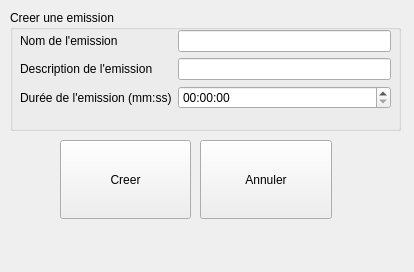
<?xml version="1.0" encoding="UTF-8"?>
<ui version="4.0">
 <class>Dialog</class>
 <widget class="QDialog" name="Dialog">
  <property name="geometry">
   <rect>
    <x>0</x>
    <y>0</y>
    <width>414</width>
    <height>272</height>
   </rect>
  </property>
  <property name="windowTitle">
   <string>Dialog</string>
  </property>
  <widget class="QGroupBox" name="groupBox">
   <property name="geometry">
    <rect>
     <x>10</x>
     <y>10</y>
     <width>391</width>
     <height>121</height>
    </rect>
   </property>
   <property name="title">
    <string>Creer une emission</string>
   </property>
   <widget class="QWidget" name="formLayoutWidget">
    <property name="geometry">
     <rect>
      <x>10</x>
      <y>20</y>
      <width>371</width>
      <height>91</height>
     </rect>
    </property>
    <layout class="QFormLayout" name="formLayout">
     <item row="0" column="0">
      <widget class="QLabel" name="nomDeLEmissionLabel">
       <property name="text">
        <string>Nom de l'emission</string>
       </property>
      </widget>
     </item>
     <item row="0" column="1">
      <widget class="QLineEdit" name="show_name"/>
     </item>
     <item row="1" column="0">
      <widget class="QLabel" name="descriptionDeLEmissionLabel">
       <property name="text">
        <string>Description de l'emission</string>
       </property>
      </widget>
     </item>
     <item row="1" column="1">
      <widget class="QLineEdit" name="show_description"/>
     </item>
     <item row="2" column="0">
      <widget class="QLabel" name="durEDeLEmissionMmSsLabel">
       <property name="text">
        <string>Durée de l'emission (mm:ss)</string>
       </property>
      </widget>
     </item>
     <item row="2" column="1">
      <widget class="QTimeEdit" name="show_time"/>
     </item>
    </layout>
   </widget>
  </widget>
  <widget class="QToolButton" name="create">
   <property name="geometry">
    <rect>
     <x>60</x>
     <y>140</y>
     <width>131</width>
     <height>79</height>
    </rect>
   </property>
   <property name="sizePolicy">
    <sizepolicy hsizetype="Expanding" vsizetype="Expanding">
     <horstretch>0</horstretch>
     <verstretch>0</verstretch>
    </sizepolicy>
   </property>
   <property name="text">
    <string>Creer</string>
   </property>
   <property name="icon">
    <iconset>
     <normaloff>icon/32x32_ok.png</normaloff>icon/32x32_ok.png</iconset>
   </property>
   <property name="iconSize">
    <size>
     <width>32</width>
     <height>32</height>
    </size>
   </property>
   <property name="toolButtonStyle">
    <enum>Qt::ToolButtonStyle::ToolButtonTextUnderIcon</enum>
   </property>
  </widget>
  <widget class="QToolButton" name="abort">
   <property name="geometry">
    <rect>
     <x>200</x>
     <y>140</y>
     <width>132</width>
     <height>79</height>
    </rect>
   </property>
   <property name="sizePolicy">
    <sizepolicy hsizetype="Expanding" vsizetype="Expanding">
     <horstretch>0</horstretch>
     <verstretch>0</verstretch>
    </sizepolicy>
   </property>
   <property name="text">
    <string>Annuler</string>
   </property>
   <property name="icon">
    <iconset>
     <normaloff>icon/32x32_close.png</normaloff>icon/32x32_close.png</iconset>
   </property>
   <property name="iconSize">
    <size>
     <width>32</width>
     <height>32</height>
    </size>
   </property>
   <property name="toolButtonStyle">
    <enum>Qt::ToolButtonStyle::ToolButtonTextUnderIcon</enum>
   </property>
  </widget>
 </widget>
 <resources/>
 <connections/>
</ui>
